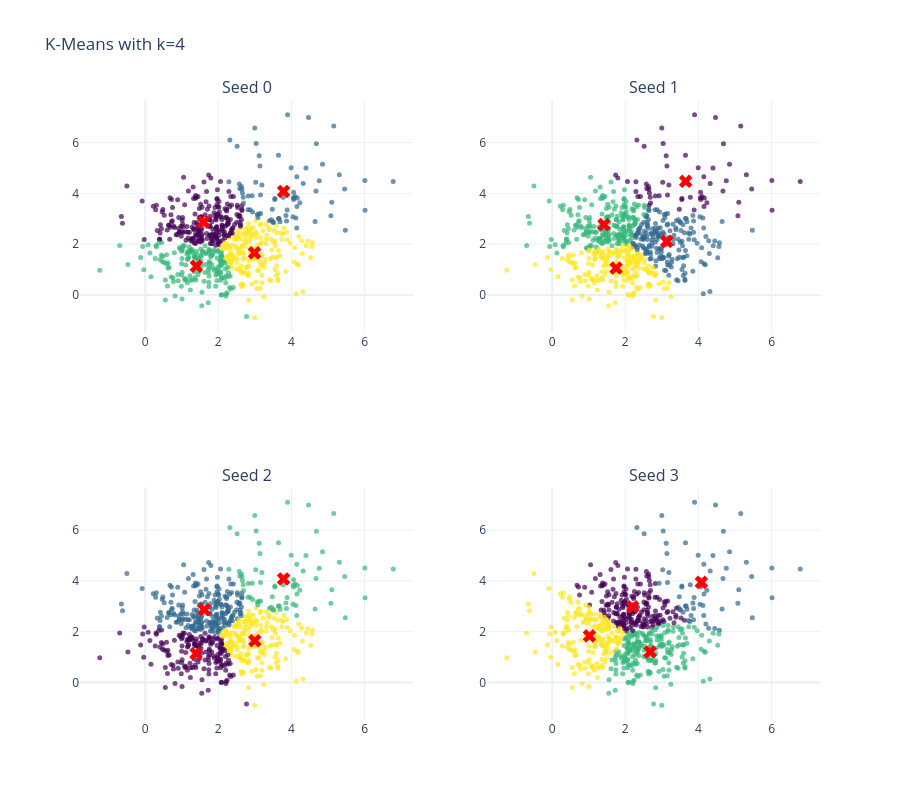

Notebook cell for this chart:
### Markdown cell above
Due to the randomness of where the $K$ centers initialize/start, you will get a different output/clustering every time you run $K$-Means. Consider three possible $K$-Means outputs; the algorithm has converged, and the colors denote the final cluster they are clustered as.

### Code cell
import numpy as np
import plotly.graph_objects as go
from sklearn.cluster import KMeans
from plotly.subplots import make_subplots

np.random.seed(42)

blob1 = np.random.normal(loc=[2, 2], scale=1.0, size=(600, 2))
blob2 = np.random.normal(loc=[4, 4], scale=1.2, size=(50, 2))
X = np.vstack((blob1, blob2))

k = 4
seeds = [0, 1, 2, 3]

fig = make_subplots(rows=2, cols=2, subplot_titles=[f"Seed {s}" for s in seeds])

for idx, seed in enumerate(seeds):
    kmeans = KMeans(n_clusters=k, random_state=seed)
    labels = kmeans.fit_predict(X)
    centers = kmeans.cluster_centers_

    row = idx // 2 + 1
    col = idx % 2 + 1

    fig.add_trace(
        go.Scatter(
            x=X[:, 0],
            y=X[:, 1],
            mode='markers',
            marker=dict(color=labels, colorscale='Viridis', size=5, opacity=0.7),
            showlegend=False
        ),
        row=row, col=col
    )

    fig.add_trace(
        go.Scatter(
            x=centers[:, 0],
            y=centers[:, 1],
            mode='markers',
            marker=dict(color='red', size=12, symbol='x'),
            showlegend=False
        ),
        row=row, col=col
    )

fig.update_layout(
    title="K-Means with k=4",
    template="plotly_white",
    height=800
)

fig.show()

### Figure 1 — Plotly figure (JSON) as saved in the notebook; plotly's stock layout.template omitted (floating-point values rounded to 4 significant figures; data arrays with more than 128 entries replaced by an {"elided": "..."} marker saying what was removed)
{"data": [{"marker": {"color": {"elided": "650 int values"}, "colorscale": [[0, "#440154"], [0.1111, "#482878"], [0.2222, "#3e4989"], [0.3333, "#31688e"], [0.4444, "#26828e"], [0.5556, "#1f9e89"], [0.6667, "#35b779"], [0.7778, "#6ece58"], [0.8889, "#b5de2b"], [1, "#fde725"]], "opacity": 0.7, "size": 5}, "mode": "markers", "showlegend": false, "type": "scatter", "x": {"elided": "650 float values"}, "xaxis": "x", "y": {"elided": "650 float values"}, "yaxis": "y"}, {"marker": {"color": "red", "size": 12, "symbol": "x"}, "mode": "markers", "showlegend": false, "type": "scatter", "x": [1.596, 3.786, 1.4, 2.99], "xaxis": "x", "y": [2.868, 4.075, 1.131, 1.659], "yaxis": "y"}, {"marker": {"color": {"elided": "650 int values"}, "colorscale": [[0, "#440154"], [0.1111, "#482878"], [0.2222, "#3e4989"], [0.3333, "#31688e"], [0.4444, "#26828e"], [0.5556, "#1f9e89"], [0.6667, "#35b779"], [0.7778, "#6ece58"], [0.8889, "#b5de2b"], [1, "#fde725"]], "opacity": 0.7, "size": 5}, "mode": "markers", "showlegend": false, "type": "scatter", "x": {"elided": "650 float values"}, "xaxis": "x2", "y": {"elided": "650 float values"}, "yaxis": "y2"}, {"marker": {"color": "red", "size": 12, "symbol": "x"}, "mode": "markers", "showlegend": false, "type": "scatter", "x": [3.65, 3.134, 1.417, 1.749], "xaxis": "x2", "y": [4.476, 2.11, 2.772, 1.06], "yaxis": "y2"}, {"marker": {"color": {"elided": "650 int values"}, "colorscale": [[0, "#440154"], [0.1111, "#482878"], [0.2222, "#3e4989"], [0.3333, "#31688e"], [0.4444, "#26828e"], [0.5556, "#1f9e89"], [0.6667, "#35b779"], [0.7778, "#6ece58"], [0.8889, "#b5de2b"], [1, "#fde725"]], "opacity": 0.7, "size": 5}, "mode": "markers", "showlegend": false, "type": "scatter", "x": {"elided": "650 float values"}, "xaxis": "x3", "y": {"elided": "650 float values"}, "yaxis": "y3"}, {"marker": {"color": "red", "size": 12, "symbol": "x"}, "mode": "markers", "showlegend": false, "type": "scatter", "x": [1.392, 1.615, 3.786, 2.998], "xaxis": "x3", "y": [1.137, 2.866, 4.075, 1.646], "yaxis": "y3"}, {"marker": {"color": {"elided": "650 int values"}, "colorscale": [[0, "#440154"], [0.1111, "#482878"], [0.2222, "#3e4989"], [0.3333, "#31688e"], [0.4444, "#26828e"], [0.5556, "#1f9e89"], [0.6667, "#35b779"], [0.7778, "#6ece58"], [0.8889, "#b5de2b"], [1, "#fde725"]], "opacity": 0.7, "size": 5}, "mode": "markers", "showlegend": false, "type": "scatter", "x": {"elided": "650 float values"}, "xaxis": "x4", "y": {"elided": "650 float values"}, "yaxis": "y4"}, {"marker": {"color": "red", "size": 12, "symbol": "x"}, "mode": "markers", "showlegend": false, "type": "scatter", "x": [2.202, 4.08, 2.679, 1.02], "xaxis": "x4", "y": [2.979, 3.942, 1.203, 1.834], "yaxis": "y4"}], "layout": {"annotations": [{"font": {"size": 16}, "showarrow": false, "text": "Seed 0", "x": 0.225, "xanchor": "center", "xref": "paper", "y": 1, "yanchor": "bottom", "yref": "paper"}, {"font": {"size": 16}, "showarrow": false, "text": "Seed 1", "x": 0.775, "xanchor": "center", "xref": "paper", "y": 1, "yanchor": "bottom", "yref": "paper"}, {"font": {"size": 16}, "showarrow": false, "text": "Seed 2", "x": 0.225, "xanchor": "center", "xref": "paper", "y": 0.375, "yanchor": "bottom", "yref": "paper"}, {"font": {"size": 16}, "showarrow": false, "text": "Seed 3", "x": 0.775, "xanchor": "center", "xref": "paper", "y": 0.375, "yanchor": "bottom", "yref": "paper"}], "height": 800, "title": {"text": "K-Means with k=4"}, "xaxis": {"anchor": "y", "domain": [0, 0.45]}, "xaxis2": {"anchor": "y2", "domain": [0.55, 1]}, "xaxis3": {"anchor": "y3", "domain": [0, 0.45]}, "xaxis4": {"anchor": "y4", "domain": [0.55, 1]}, "yaxis": {"anchor": "x", "domain": [0.625, 1]}, "yaxis2": {"anchor": "x2", "domain": [0.625, 1]}, "yaxis3": {"anchor": "x3", "domain": [0, 0.375]}, "yaxis4": {"anchor": "x4", "domain": [0, 0.375]}}}
